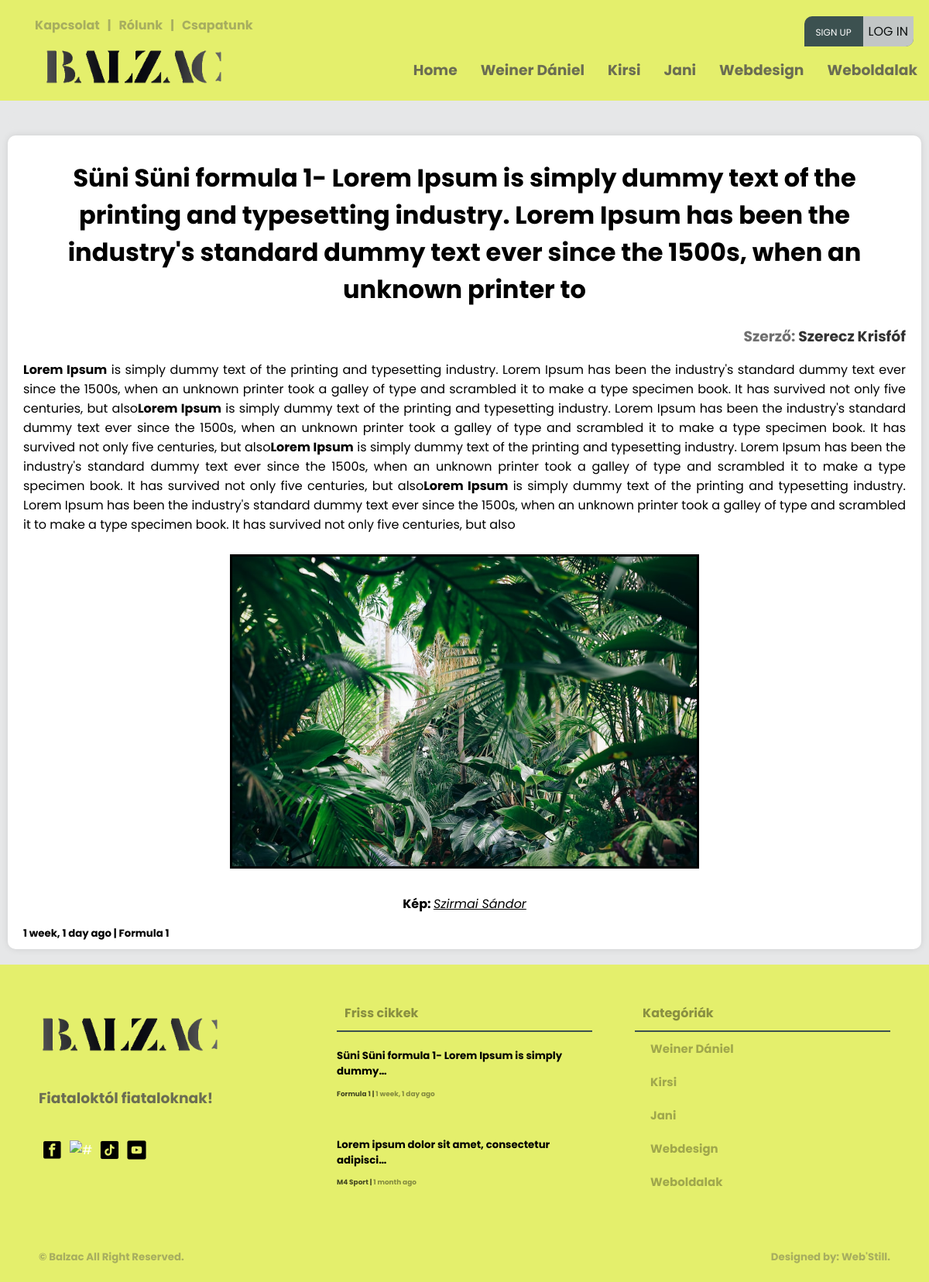
The app's page /cikk/11/ with its own data.
### creationboard/models.py (models this page shows, shortened)
class Category(models.Model):
    user = models.ForeignKey(User, null=True, on_delete=models.CASCADE)
    name = models.CharField(max_length=200)
    class Meta:
        ordering = ['-id']

class Article(models.Model):
    user = models.ForeignKey(User, on_delete=models.CASCADE)
    title = models.CharField(max_length=200)
    created = models.DateTimeField(auto_now_add=True, null=True)
    updated = models.DateTimeField(auto_now=True, null=True)
    articletype = models.CharField(null=False, blank=False, max_length=100)
    body = RichTextUploadingField(max_length=1000000) #ez itt lehetne RichTextUploadingField is
    indeximg = models.ImageField(upload_to="images/", default="images/home9.jpg")
    category = models.CharField(max_length=100, null=False, blank=False)
    status = models.CharField(max_length=10, choices=STATUS_CHOICES, default='pending')
    class Meta:
        ordering = ['-created']

### loginsystem/models.py (models this page shows, shortened)
class Profile(models.Model):
    user = models.OneToOneField(User, on_delete=models.CASCADE)
    img = models.ImageField(upload_to="images/", default="images/home8.jpg")
    bio = models.CharField(null=True, max_length=1000000, default='Bio:')
    name = models.CharField(null=True, max_length=300)
    phone = models.CharField(max_length=15, blank=True, null=True)

### main/views.py (the view)
# urls.py: path('cikk/<str:pk>/', views.article.as_view(), name='article'),
class article(View):
    template_name = "main/article.html"
    def dispatch(self, request, *args, **kwargs):
        footarticle = models.Article.objects.filter(status='approved')[0:2]
        navcategory = models.Category.objects.all()[0:5]
        article = models.Article.objects.get(id=kwargs['pk'])
        context = {'article': article, 'category2': navcategory, 'article4': footarticle,}
        return render(request, self.template_name, context)

### templates/main/article.html (shortened to what this page needs)
{% load static %}
<!DOCTYPE html>
<html>
<head>
	<link rel="stylesheet" type="text/css" href="{% static 'main/style.css' %}">
</head>
<body>
	{% include 'main/navbar.html' %}
	<main>
		<div class="wrapper">
			<div class="row">
				<div class="card-04 backg">
				</div>
			</div>
			<div class="card-04 pb-2 pt-2 mb-3 mt-0">
                <h1 align="center" class="m-1">{{ article.title}}</h1>
					<h3 class="m-0" align="right">Szerző: <a class="txt-black" href="{% url 'profile-page' article.user.username %}">{{ article.user.profile.name }}</a></h3>
					<div class="article-page-001">
						{{article.body|safe}}
					</div>
                <h5 class="m-0" align="left">{{ article.created|timesince }} ago | <a class="txt-black" href="{% url 'article-page' article.category %}">{{ article.category }}</a></h5>
            </div>
		</div>
	</main>
	{% include 'main/footer.html' %}
</body>
</html>

### templates/main/navbar.html (shortened to what this page needs)
{% load static %}
<div class="screen-big">
<nav>
    <div class="nav-one nav-flex">
        <div class="left flex">
            <ul class="top-header mt-0">
                <li><a href="{% url 'contact-us' %}"><h4>Kapcsolat</h4></a></li>
                <li><h4>|</h4></li>
                <li><a href="{% url 'about-us' %}"><h4>Rólunk</h4></a></li>
                <li><h4>|</h4></li>
                <li><a href="{% url 'team-index' %}"><h4>Csapatunk</h4></a></li>
            </ul>
        </div>
        <div class="right flex">
                <ul class="top-header">
                    {% if request.user.is_authenticated %}
                    <li>
                        <div class="header-profile-pic">
                            <div class="pic">
                                <span class="material-symbols-outlined">account_circle</span>
                            </div>
                            <div class="header-profile-info">
                                <h4><a href="{% url 'profile-page' request.user.username %}">@{{ request.user }}</a></h4>
                                <h6><a href=""><span class="material-symbols-outlined">mail_lock</span>{{ request.user.email }}</a></h6>
                            </div>
                        </div>
                    </li>
                    <!--<li><h4><a href="{% url 'profile-page' request.user.username %}">Hello, @{{ request.user }}</a></h4></li>
                    <li><h4>|</h4></li>
                    <li><h4><a href="{% url 'logout' %}"><span class="material-symbols-outlined">logout</span>Kijelentkezés</a></h4></li>-->
                    {% else %}
                    <ul class="foot-icon-margin pd-0">
                        <li class="signup-or-login"><a href="{% url 'register' %}" class="sign-up">Sign up</a><a href="{% url 'login' %}"><button class="login-btn">Log in</button></a></li>
                    </ul>
                    {% endif %}
                </ul>
        </div>
    </div>
    <div class="nav-two nav-flex">
        <div class="left flex">
            <ul>
                <a href="{% url 'index' %}"><li><img src="{% static 'main/pics/logo.png' %}" class="logo-img" alt="#" /></li>
            </ul>
        </div>
        <div class="right">
            <div class="social media">
                <ul>
                    <li><a href="{% url 'index' %}"><h3>Home</h3></a></li>
                    {% for category in category2 %}
                        <li><a href="{% url 'article-page' category.name %}"><h3>{{ category.name }}</h3></a></li>
                    {% endfor %}
                </ul>
            </div>
        </div>
    </div>
</nav>
</div>

### templates/main/footer.html
{% load static %}
<footer>
    <div class="footer">
        <div class="footer-cols footer-firts">
            <div class="col-01">
                <ul class="pd-0">
                    <a href="{% url 'index' %}"><li><img src="{% static 'main/pics/logo.png' %}" class="logo-img" alt="#" /></li>
                </ul>
                <h3>Fiataloktól fiataloknak!</h3>
                <ul class="foot-icon-margin pd-0">
                    <a href="https://www.facebook.com/profile.php?id=100090612766620" target="blank"><li><img src="{% static 'main/pics/facebook.png' %}" class="icon-img" alt="#" target="blank" /></a></li>
                    <a href="https://www.instagram.com/balzacponthu/" target="blank"><li><img src="{% static 'main/pics/instagram.png' %}" class="icon-img" alt="#" /></li></a>
                    <a href="https://www.tiktok.com/@balzac.ujsag" target="blank"><li><img src="{% static 'main/pics/tiktok.png' %}" class="icon-img" alt="#" /></li></a>
                    <a href="https://www.youtube.com/@balzacujsag" target="blank"><li><img src="{% static 'main/pics/youtube.png' %}" class="icon-img" alt="#" /></li></a>
                </ul>
            </div>
            <div class="col-02">
                <div class="box-title">
                    <h4 class="txt-black">Friss cikkek<h4>
                </div>
                {% for article in article4 %}
                <ul class="pd-0">
                    <li><a href="{% url 'article' article.id %}" class="footer-article-text">
                        <h5 class="mt-1 mb-1">{{ article.title|truncatechars:49 }}</h5>
                        <h6 class="m-0">{{ article.body|truncatechars:30|safe }}</h6>
                        <small class="black"><span><a href="{% url 'article-page' article.category %}" class="black">{{ article.category }} </a></span>  |  <span><a class="black"> {{ article.created|timesince }} ago</a></span></small>
                    </a></li>
                </ul>
                {% endfor %}
            </div>
            <div class="col-03">
                <div class="box-title">
                    <h4 class="txt-black">Kategóriák<h4>
                </div>
                <div class="box-categories">
                    <ul>
                        {% for category in category2 %}
                        <li><a href="{% url 'article-page' category.name %}" class="txt-black">{{ category.name }}</a></li>
                        {% endfor %}
                    </ul>
                </div>
            </div>
        </div>
        <div class="footer-second">
            <div>
                <h5><a href="#"> &copy; Balzac</a> All Right Reserved.<h5>
            </div>
            <div>
                <h5><a href="">Designed by: Web'Still.</a><h5>
            </div>
        </div>
    </div>
</footer>

### static/main/style.css (style rules this page uses)
:root { --background-color: #e6e7e8; --box-color: white; --bg-dark: #000; --white-box-text: #fff; --small-red-info-color: red; --text-color-greany: #3c5150; --heaed-foot-color: #e4ef6c; --headad-foot-text-color: #000; --color-white: #fff; --box-padding: 10px; --box-border-radius: 10px; --input-border-radius: 3px; }
.article-page-001 img { max-width: 100%; height: 100% !important; }
* { font-family: 'Poppins', sans-serif; }
html { background: var(--background-color); }
body { padding: 0; margin: 0; background: var(--background-color); }
small { color: var(--color-white); filter: grayscale(60%) opacity(0.7); transition: 0.4s; }
small span { color: var(--color-white); filter: grayscale(100%) opacity(0.6); transition: 0.4s; cursor: pointer; }
h3 { color: var(--text-color-greany); filter: grayscale(100%) opacity(0.8); transition: 0.3s; }
h4 { color: var(--text-color-greany); filter: grayscale(100%) opacity(0.4); cursor: pointer; transition: 0.5s; }
a { text-decoration: none; cursor: pointer; color: var(--color-white); padding: 0; margin: 0; }
ul { list-style: none; }
li { cursor: pointer; }
.black { color: black !important; }
.m-0 { margin: 0 !important; }
.mb-1 { margin-bottom: 5px !important; }
.mb-3 { margin-bottom: 20px !important; }
.mt-0 { margin-top: 0 !important; }
.mt-1 { margin-top: 5px !important; }
.pb-2 { padding-bottom: 10px !important; }
.pd-0 { padding: 0 !important; }
.pt-2 { padding-top: 10px !important; }
.txt-black { color: var(--dark-box-text) !important; }
.icon-img { height: 25px; width: 25px; margin: 5px; cursor: pointer; }
.logo-img { height: 50px; cursor: pointer; }
.wrapper { max-width: 1200px; margin: 0 auto; }
nav { background: var(--heaed-foot-color); position: absolute; top: 0px; right: 0; left: 0; padding: 20px 0 10px 0; z-index: 1; }
.nav-flex { display: flex; align-items: center; justify-content: space-between; }
.nav-one { cursor: pointer; height: 40px; background: var(--heaed-foot-color); }
nav ul { display: flex; flex-direction: row; }
.top-header li { margin: 10px 5px; }
.foot-icon-margin { display: flex; flex-direction: row; }
nav ul li { margin: 10px 15px; color: var(--headad-foot-text-color); }
.nav-two { cursor: pointer; height: 60px; background: var(--heaed-foot-color); }
main { margin: 135px 0 0 0; flex-direction: column; width: 100%; }
.row { width: 100%; display: flex; flex-direction: row; justify-content: center; flex-wrap: nowrap; }
.card-04 { background: var(--box-color); position: relative; flex: 1; margin: 10px; border-radius: var(--box-border-radius); box-shadow: 0 0 10px rgba(0, 0, 0, .1); padding: 20px; padding-bottom: 0; }
.card-04.backg { box-shadow: none; background: var(--background-color); }
.box-title { border-bottom: 2px solid var(--text-color-greany); }
.box-title h4 { color: var(--color-white); margin: 10px; margin-top: 0px; }
.box-categories ul { margin: 0; padding: 0; }
.box-categories ul li { padding: 10px 20px; font-size: 15px; font-weight: bolder; color: var(--bg-dark); filter: grayscale(100%) opacity(0.3); transition: 0.5s; }
footer { background: var(--heaed-foot-color); margin-top: 10px; padding: 50px 50px 0 50px; }
.footer-cols { display: flex; flex-direction: row; align-items: top; flex-wrap: wrap; justify-content: space-between; }
.col-01 { display: flex; flex-direction: column; width: 30%; align-items: top; }
.col-02 { display: flex; flex-direction: column; align-items: top; width: 30%; }
.col-03 { width: 30%; align-items: top; }
.footer-article-text { color: var(--bg-dark); }
.footer-second { display: flex; flex-direction: row; justify-content: space-between; padding: 30px 0 0px 0; }
.footer-second h5 { color: var(--text-color-greany); filter: grayscale(100%) opacity(0.4); }
.footer-second h5 a { color: var(--text-color-greany) !important; filter: grayscale(0%) opacity(1) !important; }
.txt-black { color: #000 !important; }
.login-btn { align-self: center; justify-content: center; padding: 7px; background-color: #e4ef6c; filter: grayscale(1) opacity(.8); border: 0; font-size: 16px; text-transform: uppercase; border-bottom-right-radius: 10px; cursor: pointer; }
.sign-up { margin-right: 15px; padding-left: 15px; font-size: 12px; text-transform: uppercase; z-index: 2; }
.signup-or-login { background-color: #3c5150; margin-top: 5px; margin-right: 20px !important; border-top-left-radius: 10px; border-bottom-right-radius: 10px; z-index: 4; }

### records on screen
Category: name "Weiner Dániel"
Category: name "Kirsi"
Category: name "Jani"
Category: name "Webdesign"
Category: name "Weboldalak"
Article: title "Süni Süni formula 1- Lorem Ipsum is simply dummy text of the printing and typesetting industry. Lorem Ipsum has been the industry's standard dummy text ever since the 1500s, when an unknown printer to", user.profile.name "Szerecz Krisfóf", body "Lorem Ipsum is simply dummy text of the printing and typesetting industry. Lorem Ipsum has been the industry's standard dummy text ever since the 1500s, when an unknown printer took a galley of type and scrambled it to make a type specimen book. It has survived not only five centuries, but also Lorem Ipsum is simply dummy text of the printing and typesetting industry. Lorem Ipsum has been the industry's standard dummy text ever since the 1500s, when an unknown printer took a galley of type and scrambled it to make a type specimen book. It has survived not only five centuries, but also Lorem Ipsum is simply dummy text of the printing and typesetting industry. Lorem Ipsum has been the…", body (picture), created "1 week, 1 day", category "Formula 1", title "Süni Süni formula 1- Lorem Ipsum is simply dummy…"
Article: title "Lorem ipsum dolor sit amet, consectetur adipisci…", category "M4 Sport", created "1 month"
